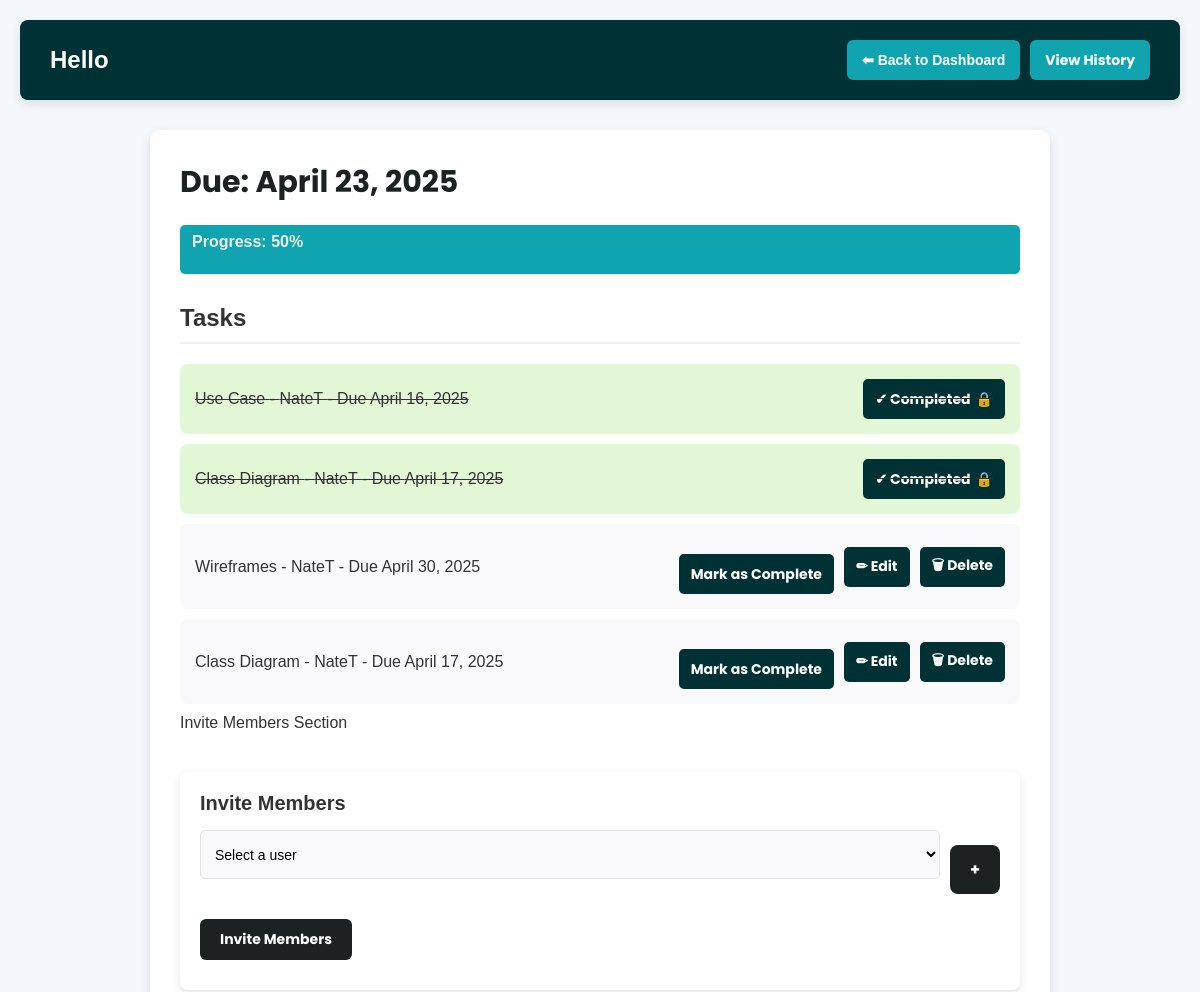
The page /project/8/ (signed in, upper part) on the database as committed earlier.
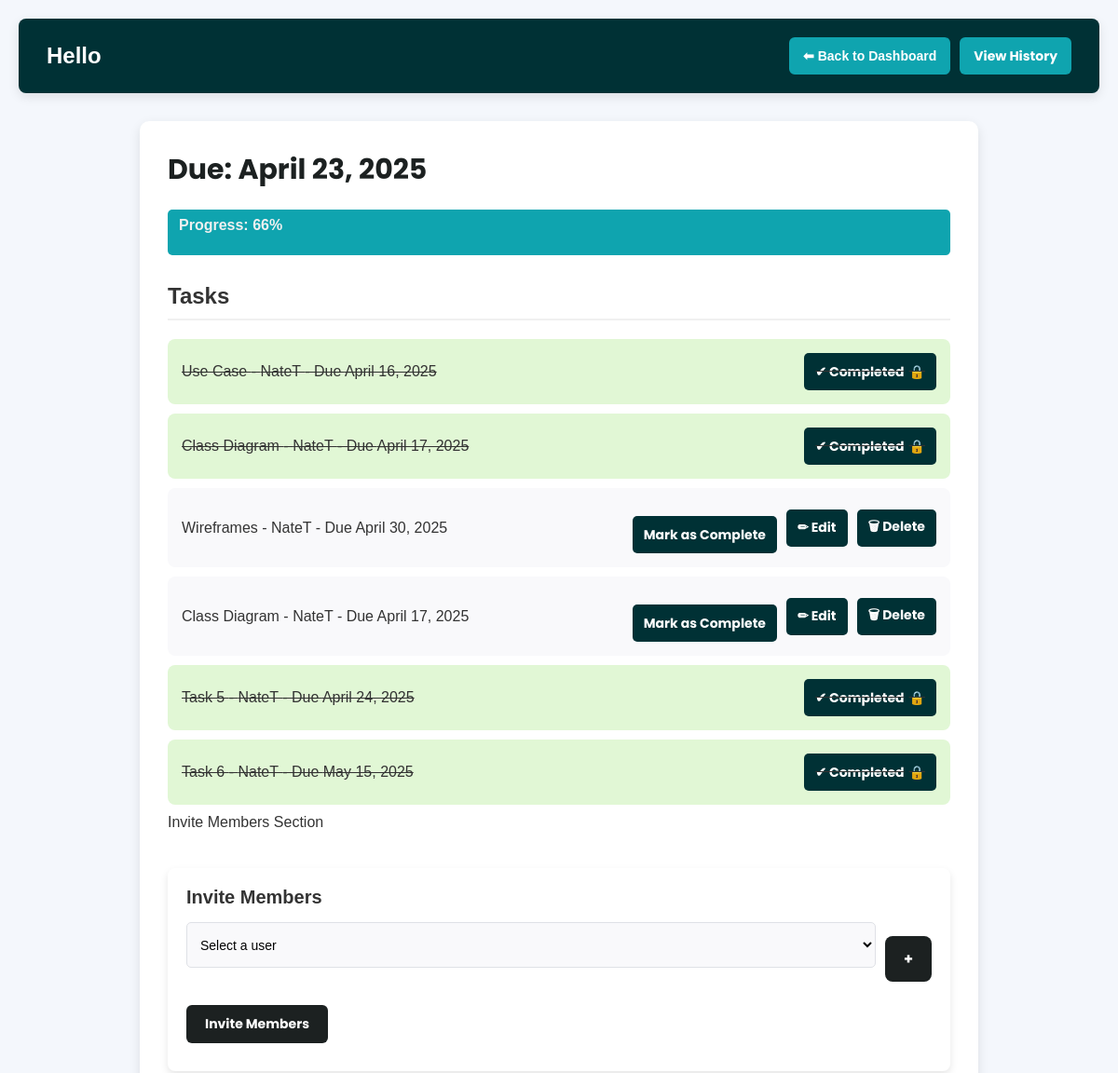
The same page on the database as committed later.
### projects/models.py (models this page shows)
class Task(models.Model):
    project = models.ForeignKey(Project, on_delete=models.CASCADE)
    title = models.CharField(max_length=255)
    assigned_to = models.ForeignKey(User, on_delete=models.CASCADE)
    due_date = models.DateField()
    completed = models.BooleanField(default=False)

### projects/views.py (the view, shortened to what this page needs)
# urls.py: path('project/<int:project_id>/', views.project_detail, name='project_detail'),
@login_required
def project_detail(request, project_id):
    project = get_object_or_404(Project, id=project_id)
    tasks = Task.objects.filter(project=project)
    files = FileUpload.objects.filter(project=project)
    task_form = TaskForm(project=project)
    file_form = FileUploadForm()
    progress = project.progress
    all_users = User.objects.exclude(id=request.user.id)  # Exclude the current user
    return render(request, 'project_detail.html', {
        'project': project,
        'tasks': tasks,
        'files': files,
        'task_form': task_form,
        'file_form': file_form,
        'progress': int(progress),
        'project_members': project.members.all(),
        'all_users': all_users
    })

### projects/forms.py
class TaskForm(forms.ModelForm):
    class Meta:
        model = Task
        fields = ['title', 'assigned_to', 'due_date']
        widgets = {
            'due_date': forms.DateInput(attrs={'type': 'date'}),  # This will render a date picker for the due date
        }
    def __init__(self, *args, **kwargs):
        project = kwargs.pop('project', None)  # Retrieve the project from kwargs
        super().__init__(*args, **kwargs)
        if project:
            self.fields['assigned_to'].queryset = project.members.all()  # Set queryset to project members

class FileUploadForm(forms.ModelForm):
    class Meta:
        model = FileUpload
        fields = ['file']

### templates/project_detail.html (shortened to what this page needs)
<!DOCTYPE html>
<html lang="en">
<head>
  {% load widget_tweaks %}
</head>
<body>
  <header class="dashboard-header">
    <h1>{{ project.title }}</h1>
    <div class="header-actions">
      <a href="{% url 'dashboard' %}" class="back-btn">⬅ Back to Dashboard</a>
      <button id="view-history-btn" class="view-history-btn">View History</button>
    </div>
  </header>
  <div class="project-details">
    <h2>Due: {{ project.due_date }}</h2>
    <div class="progress-container">
      <p>Progress: {{ progress }}%</p>
    </div>
    <h3>Tasks</h3>
    <ul class="task-list">
      {% for task in tasks %}
        <li id="task-{{ task.id }}" class="{% if task.completed %}completed{% endif %}">
          <span>{{ task.title }} - {{ task.assigned_to }} - Due {{ task.due_date }}</span>
          <div class="task-actions">
            {% if not task.completed %}
              <form method="post" class="mark-complete-form" data-task-id="{{ task.id }}">
                <button type="button" class="mark-complete-btn">Mark as Complete</button>
              </form>
              <button type="button" class="edit-task-btn" data-task-id="{{ task.id }}" data-task-title="{{ task.title }}" data-task-assigned="{{ task.assigned_to.id }}" data-task-due="{{ task.due_date }}">✏ Edit</button>
              <button type="button" class="delete-task-btn" data-task-id="{{ task.id }}">🗑 Delete</button>
            {% else %}
              <button class="completed-btn" disabled>
                <span>✔ Completed</span> 🔒
              </button>
            {% endif %}
          </div>
        </li>
      {% endfor %}
    </ul>
    Invite Members Section
    <div class="form-section">
      <h4>Invite Members</h4>
      <form method="post" id="invite-member-form">
        <div class="member-input-group">
          <select id="member-email" class="email">
            <option value="" disabled selected>Select a user</option>
          </select>
          <button type="button" id="add-member" title="Add Member" style="color: white; font-weight: bold;">+</button>
        </div>
        <button type="submit" name="invite_member_submit" class="task-btn">Invite Members</button>
      </form>
    </div>
  </div>
</body>
</html>

Rows that differ between the two databases and show on the page:
added Task: title "Task 5", assigned_to "NateT", due_date "April 24, 2025", completed "✔ Completed"
added Task: title "Task 6", assigned_to "NateT", due_date "May 15, 2025", completed "✔ Completed"
Other text that changed with them:
{{ progress }}: "50" → "66"
